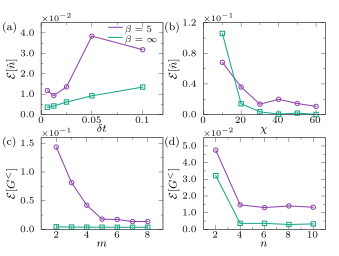

Write gnuplot code to recreate this figure.
set term epslatex standalone size 8.6cm,6.5cm font ",8" header\
'\usepackage{scalerel}'

lw = 3

# beta=5: 紫色, 空心圆
set linestyle 1 lw lw lc rgb "#8E44AD" pt 6

# beta=Inf: 青色, 空心方
set linestyle 2 lw lw lc rgb "#17A589" pt 4

set style arrow 1 noborder lw 2 size 1,20

set out "fig.tex"
set multiplot

# common settings
set format x '\small{%g}'
set format y '\small{%.2f}'
set lmargin 0
set rmargin 0
set tmargin 0
set bmargin 0

w=0.36
h=0.36

y1=0.55
y2=0.10

xL=0.12
xR=0.60

# (a) alpha=0.04, dt error (×100)
set size w,h
set origin xL,y1
set xlabel '$\delta t$' offset 0,1.2
set ylabel '$\mathcal{E}[\hat{n}]$' offset 2.2,0
set format y '\small{%.1f}'
set xrange [0:0.12]
set yrange [0:4.5]
set xtics 0,0.05,0.10 offset 0,0.5
set ytics 0,1,4
set mxtics 2
set mytics 2
set label '$\scriptstyle{\times10^{-2}}$' at graph 0,1.05
# legend
set arrow from graph 0.55,0.95 to graph 0.67,0.95 ls 1 nohead
set label '\small{$\beta=5$}' at graph 0.69,0.93
set arrow from graph 0.55,0.84 to graph 0.67,0.84 ls 2 nohead
set label '\small{$\beta=\infty$}' at graph 0.69,0.82
set label '(a)' at graph -0.32,0.95
unset key
plot "../data/freebosons_error/panel00_dt.csv"      u 1:($3*100) w lp ls 1 notitle,\
     "../data/freebosons_error/panel00_dt.csv"      u 1:($2*100) w lp ls 2 notitle

# (b) alpha=0.08, chi error (×10)
unset label
unset arrow
unset key
set size w,h
set origin xR,y1
set xlabel '$\chi$' offset 0,1.2
set ylabel '$\mathcal{E}[\hat{n}]$' offset 2.2,0
set format y '\small{%.1f}'
set xrange [0:65]
set yrange [0:1.2]
set xtics 0,20,60 offset 0,0.5
set ytics 0,0.4,1.2
set mxtics 2
set mytics 2
set label '$\scriptstyle{\times10^{-1}}$' at graph 0,1.05
set label '(b)' at graph -0.32,0.95
unset key
plot "../data/freebosons_error/panel01_chi.csv"     u 1:($3*10) w lp ls 1 notitle,\
     "../data/freebosons_error/panel01_chi.csv"     u 1:($2*10) w lp ls 2 notitle

# (c) alpha=0.04, k error (×10)
unset label
unset arrow
unset key
set size w,h
set origin xL,y2
set xlabel '$m$' offset 0,1.2
set ylabel '$\mathcal{E}[G^<]$' offset 2.2,0
set format y '\small{%.1f}'
set xrange [1:9]
set yrange [0:1.6]
set xtics 2,2,8 offset 0,0.5
set ytics 0,0.5,1.5
set mxtics 2
set mytics 2
set label '(c)' at graph -0.32,0.95
set label '$\scriptstyle{\times10^{-1}}$' at graph 0,1.05
unset key
plot "../data/freebosons_error/panel10_k.csv"       u 1:($3*10) w lp ls 1 notitle,\
     "../data/freebosons_error/panel10_k.csv"       u 1:($2*10) w lp ls 2 notitle

# (d) alpha=0.08, n error (×100)
unset label
unset arrow
unset key
set size w,h
set origin xR,y2
set xlabel '$n$' offset 0,1.2
set ylabel '$\mathcal{E}[G^<]$' offset 2.2,0
set format y '\small{%.1f}'
set xrange [1:11]
set yrange [0:5.5]
set xtics 2,2,10 offset 0,0.5
set ytics 0,1,5
set mxtics 2
set mytics 2
set label '(d)' at graph -0.32,0.95
set label '$\scriptstyle{\times10^{-2}}$' at graph 0,1.05
unset key
plot "../data/freebosons_error/panel11_n.csv"       u 1:($3*100) w lp ls 1 notitle,\
     "../data/freebosons_error/panel11_n.csv"       u 1:($2*100) w lp ls 2 notitle

unset multiplot
